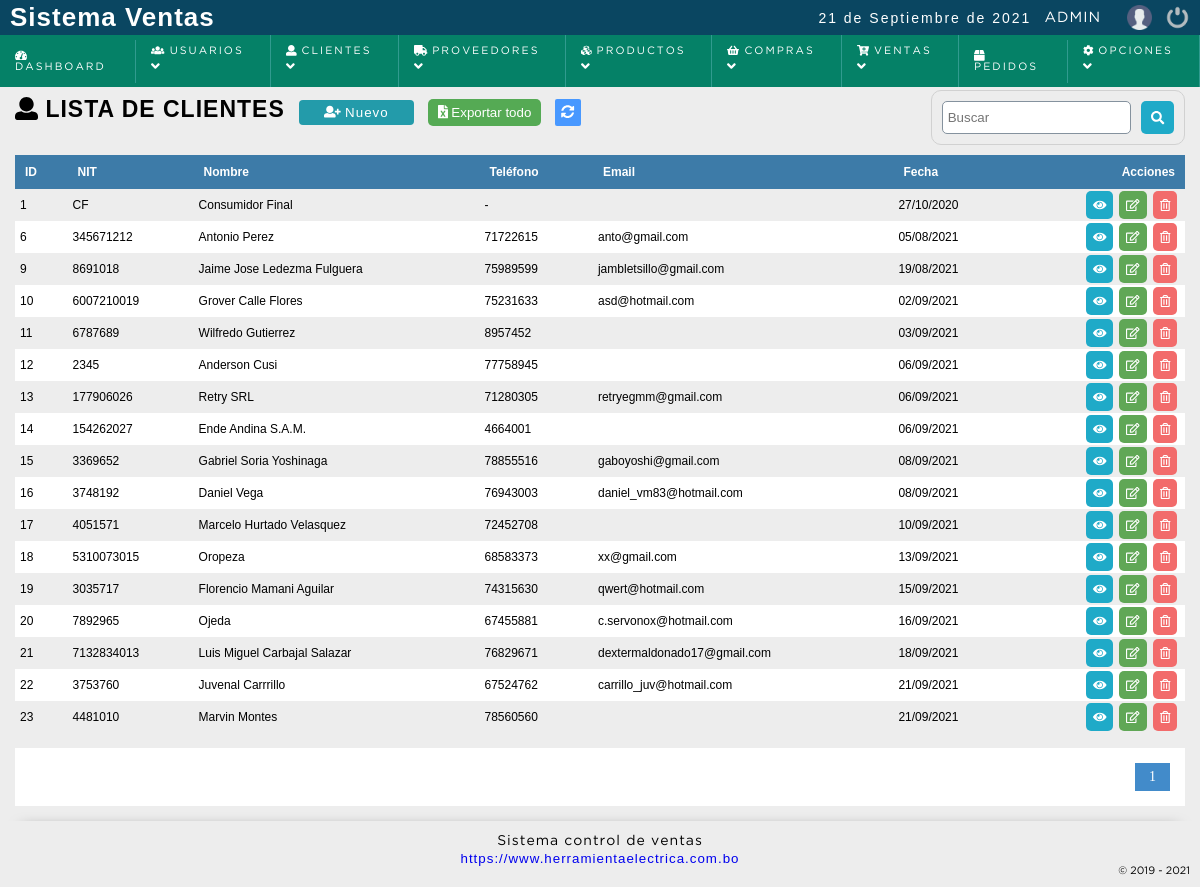
/sistema/clientes/clientes.php (signed in), run on the app's committed database.
### tables this page shows
CREATE TABLE `cliente` (
  `idcliente` int(11) NOT NULL,
  `nit` varchar(20) NOT NULL,
  `nombre` varchar(80) DEFAULT NULL,
  `telefono` int(11) DEFAULT NULL,
  `correo` varchar(100) NOT NULL,
  `clave` varchar(255) NOT NULL,
  `cod_temp` varchar(200) NOT NULL,
  `direccion` text DEFAULT NULL,
  `dateadd` datetime NOT NULL DEFAULT current_timestamp(),
  `usuario_id` int(11) NOT NULL,
  `estatus` int(11) NOT NULL DEFAULT 1
);

### sistema/includes/functions.php (called while the page is built, shortened)
<?php
	function decrypt($string, $key) {
	   $result = '';
	   $string = base64_decode($string);
	   for($i=0; $i<strlen($string); $i++) {
	      $char = substr($string, $i, 1);
	      $keychar = substr($key, ($i % strlen($key))-1, 1);
	      $char = chr(ord($char)-ord($keychar));
	      $result.=$char;
	   }
	   return $result;
	}
 ?>

### sistema/clientes/clientes.php (the view, shortened to what this page needs)
<?php
	include "../../conexion.php";
	$sql_registe = mysqli_query($conection,"SELECT COUNT(*) as total_registro FROM cliente WHERE estatus = 1 ");
	$result_register = mysqli_fetch_array($sql_registe);
	$total_registro = $result_register['total_registro'];
	$por_pagina = 150;
	if(empty($_GET['pagina']))
	{
		$pagina = 1;
	}else{
		$pagina = $_GET['pagina'];
	}
	$desde = ($pagina-1) * $por_pagina;
	$total_paginas = ceil($total_registro / $por_pagina);
	$query = mysqli_query($conection,"SELECT idcliente,nit,nombre,telefono,correo,correo, DATE_FORMAT(dateadd, '%d/%m/%Y') as fecha FROM cliente
									  WHERE estatus = 1 ORDER BY idcliente ASC LIMIT $desde,$por_pagina
		");
 ?>
<!DOCTYPE html>
<html lang="en">
<head>
	<?php include "../includes/scripts.php"; ?>
</head>
<body>
	<?php include "../includes/header.php"; ?>
	<section id="container">
		<h1><i class="fas fa-user"></i> Lista de clientes</h1>
		<a href="registro_cliente.php" class="btn_new"><i class="fas fa-user-plus"></i> Nuevo </a>
		<?php
		if($_SESSION['rol'] == 1 OR $_SESSION['rol'] == 2)
		{
			if($result > 0){
		 ?>
		<form action="exportar.php" method="post" class="formExport" >
			<button type="submit" class="bntExport"> <i class="fas fa-file-excel"></i> Exportar todo</button>
		</form>
		<?php } } ?>
		<a href="index.php" class="btnRefresh"><i class="fas fa-sync-alt" title="Actualizar"></i></a>
		<form action="buscar_cliente.php" method="get" class="form_search">
			<input type="text" name="busqueda" id="busqueda" placeholder="Buscar">
			<button type="submit" class="btn_search"><i class="fas fa-search"></i></button>
		</form>
	<div class="containerTable">
		<table>
			<tr>
				<th>ID</th>
				<th><?= strtoupper(IDENTIFICACION_TRIBUTARIA); ?></th>
				<th>Nombre</th>
				<th>Teléfono</th>
				<th>Email</th>
				<th>Fecha</th>
				<th class="textright">Acciones</th>
			</tr>
		<?php
			if($result > 0){
				while ($data = mysqli_fetch_array($query)) {
					if($data["nit"] == 0)
					{
						$nit = 'C/F';
					}else{
						$nit = $data["nit"];
					}
			?>
				<tr id="item_<?php echo $data["idcliente"]; ?>">
					<td><?php echo $data["idcliente"]; ?></td>
					<td><?php echo $nit; ?></td>
					<td><?php echo $data["nombre"]; ?></td>
					<td><?php echo ($data["telefono"] != 0 ) ? $data["telefono"] : '-'; ?></td>
					<td><?php echo $data["correo"]; ?></td>
					<td><?php echo $data["fecha"]; ?></td>
					<td class="textright">
						<div class="div_acciones">
							<div>
								<a href="#" class="btn_view btnInfoCliente" title="Ver datos"><i class="fas fa-eye"></i></a>
							</div>
							<div>
								<a class="btn_edit" href="editar_cliente.php?id=<?php echo $data["idcliente"]; ?>" title="Editar"><i class="far fa-edit"></i></a>
							</div>
							<?php if($_SESSION['rol'] == 1 || $_SESSION['rol'] == 2){ ?>
							<div>
								<a class="btn_del" href="eliminar_confirmar_cliente.php?id=<?php echo $data["idcliente"]; ?>" title="Eliminar"><i class="far fa-trash-alt"></i></a>
							</div>
							<?php } ?>
						</div>
					</td>
				</tr>
		<?php
				}
			}else{
				echo '<tr><td colspan="7" align="center"><p><strong>No hay datos para mostrar</strong></p></td></tr>';
			}
		 ?>
		</table>
	</div>
	<?php
	if($total_registro != 0)
		{
	 ?>
		<div class="paginador">
			<ul>
			<?php
				for ($i=1; $i <= $total_paginas; $i++) {
					if($i == $pagina)
					{
						echo '<li class="pageSelected">'.$i.'</li>';
					}else{
						echo '<li><a href="?pagina='.$i.'">'.$i.'</a></li>';
					}
				}
			 ?>
			</ul>
		</div>
	<?php } ?>
	</section>
	<?php include "../includes/footer.php"; ?>
</body>
</html>

### sistema/css/style.css (style rules this page uses)
* { margin: 0; padding: 0; box-sizing: border-box; }
body { background: #ededed; }
h1, h2, h3, h4, h5, h6 { font-family: 'arial'; font-weight: bold; letter-spacing: 1px; }
h1 { font-size: 26px; }
a { text-decoration: none; font-family: arial; letter-spacing: 1px; }
#container { padding: 90px 15px 15px; }
form { background: #FFF; margin: auto; padding: 20px 43px; border: 1px solid #d1d1d1; }
input,select,textarea { display: block; width: 100%; font-size: 10pt; padding: 5px; border: 1px solid #85929e; border-radius: 5px; }
.btnRefresh { margin-left: 10px; color: #FFF; font-size: 10pt; background:#4898ff; padding: 6px; border-radius: 2px; }
#container h1 { font-size: 23px; text-transform: uppercase; display: inline-block; }
.btn_new { display: inline-block; background: #239baa; color: #FFF; padding: 5px 25px; border-radius: 4px; border: 0; margin: 10px; cursor: pointer; font-size: 10pt; }
table { border-collapse: collapse; font-size: 9pt; font-family: 'arial'; width: 100%; }
table th { text-align: left; padding: 10px; background: #3d7ba8; color: #FFF; }
table tr:nth-child(odd) { background: #FFF; }
table td { padding: 2px 5px; }
.paginador ul { padding: 15px; list-style: none; background: #FFF; margin-top: 15px; display: -webkit-flex; display: -moz-flex; display: -ms-flex; display: -o-flex; display: flex; justify-content: flex-end; }
.paginador a, .pageSelected { color: #428bca; border: 1px solid #ddd; padding: 5px; display: inline-block; font-size: 14px; text-align: center; width: 35px; }
.pageSelected { color: #FFF; background: #428bca; border: 1px solid #428bca; }
.form_search { display: -webkit-flex; display: -moz-flex; display: -ms-flex; display: -o-flex; display: flex; float: right; background: initial; padding: 10px; border-radius: 10px; margin-bottom: 10px; }
.form_search .btn_search { background: #1faac8; color: #FFF; padding: 10px; border: 0; cursor: pointer; margin-left: 10px; display: -webkit-flex; display: -moz-flex; display: -ms-flex; display: -o-flex; display: flex; border-radius: 5px; }
.textright { text-align: right; }
.div_acciones { display: -webkit-flex; display: -moz-flex; display: -ms-flex; display: -o-flex; display: flex; justify-content: flex-end; }
.btn_view, .btn_edit, .btn_del, .btn_add, .btn_sendEmail, .btn_print { background-color: #1faac8; border: 0; border-radius: 5px; cursor: pointer; padding: 7px; margin: 0 3px; color: #FFF; }
.div_acciones .btn_view, .div_acciones .btn_edit, .div_acciones .btn_del, .btn_add { display: block; }
.btn_edit { background-color: #60a756; }
.btn_del { background-color: #f26b6b; }
.formExport { padding: initial; display: inline-block; background: initial; border: initial; }
.bntExport { cursor: pointer; color: #FFF; background: #55aa54; border: 0; padding: 6px 10px; border-radius: 5px; }

### data on the page
cliente: idcliente "1", nit "CF", nombre "Consumidor Final", fecha "27/10/2020"
cliente: idcliente "6", nit "345671212", nombre "Antonio Perez", telefono "71722615", correo "anto@gmail.com", fecha "05/08/2021"
cliente: idcliente "9", nit "8691018", nombre "Jaime Jose Ledezma Fulguera", telefono "75989599", correo "jambletsillo@gmail.com", fecha "19/08/2021"
cliente: idcliente "10", nit "6007210019", nombre "Grover Calle Flores", telefono "75231633", correo "asd@hotmail.com", fecha "02/09/2021"
cliente: idcliente "11", nit "6787689", nombre "Wilfredo Gutierrez", telefono "8957452", fecha "03/09/2021"
cliente: idcliente "12", nit "2345", nombre "Anderson Cusi", telefono "77758945", fecha "06/09/2021"
cliente: idcliente "13", nit "177906026", nombre "Retry SRL", telefono "71280305", correo "retryegmm@gmail.com", fecha "06/09/2021"
cliente: idcliente "14", nit "154262027", nombre "Ende Andina S.A.M.", telefono "4664001", fecha "06/09/2021"
cliente: idcliente "15", nit "3369652", nombre "Gabriel Soria Yoshinaga", telefono "78855516", correo "gaboyoshi@gmail.com", fecha "08/09/2021"
cliente: idcliente "16", nit "3748192", nombre "Daniel Vega", telefono "76943003", correo "daniel_vm83@hotmail.com", fecha "08/09/2021"
cliente: idcliente "17", nit "4051571", nombre "Marcelo Hurtado Velasquez", telefono "72452708", fecha "10/09/2021"
cliente: idcliente "18", nit "5310073015", nombre "Oropeza", telefono "68583373", correo "xx@gmail.com", fecha "13/09/2021"
cliente: idcliente "19", nit "3035717", nombre "Florencio Mamani Aguilar", telefono "74315630", correo "qwert@hotmail.com", fecha "15/09/2021"
cliente: idcliente "20", nit "7892965", nombre "Ojeda", telefono "67455881", correo "c.servonox@hotmail.com", fecha "16/09/2021"
cliente: idcliente "21", nit "7132834013", nombre "Luis Miguel Carbajal Salazar", telefono "76829671", correo "dextermaldonado17@gmail.com", fecha "18/09/2021"
cliente: idcliente "22", nit "3753760", nombre "Juvenal Carrrillo", telefono "67524762", correo "carrillo_juv@hotmail.com", fecha "21/09/2021"
cliente: idcliente "23", nit "4481010", nombre "Marvin Montes", telefono "78560560", fecha "21/09/2021"

### other printed values
fechaC() "21 de Septiembre de 2021"
$_SESSION['user'] "ADMIN"
IDENTIFICACION_TRIBUTARIA "NIT"
WEB_EMPRESA "https://www.herramientaelectrica.com.bo"
